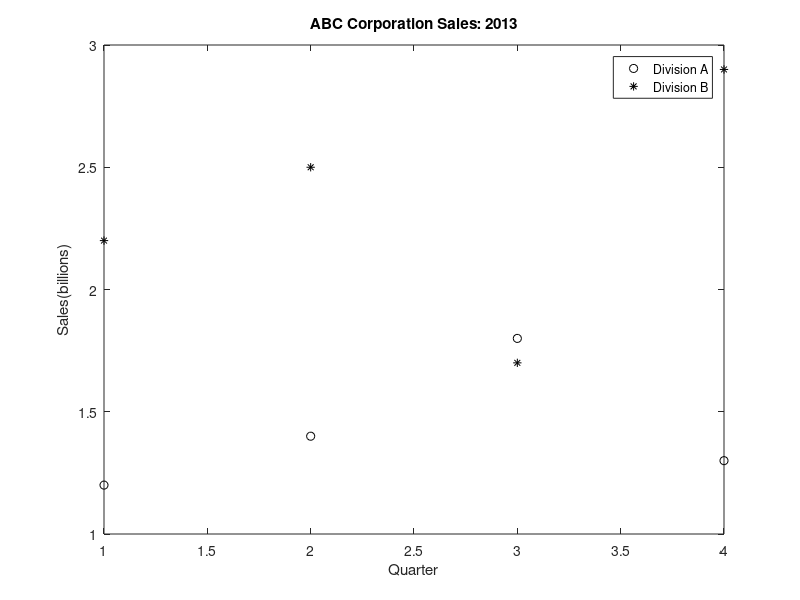
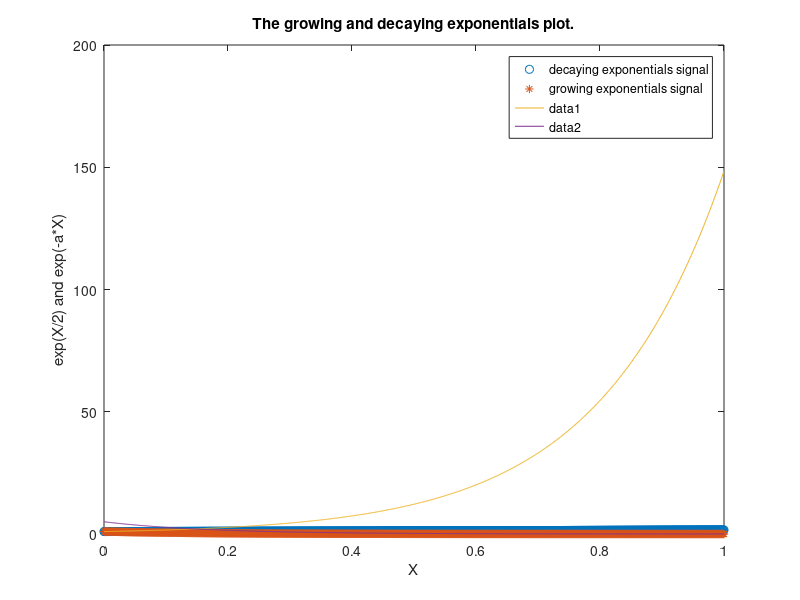
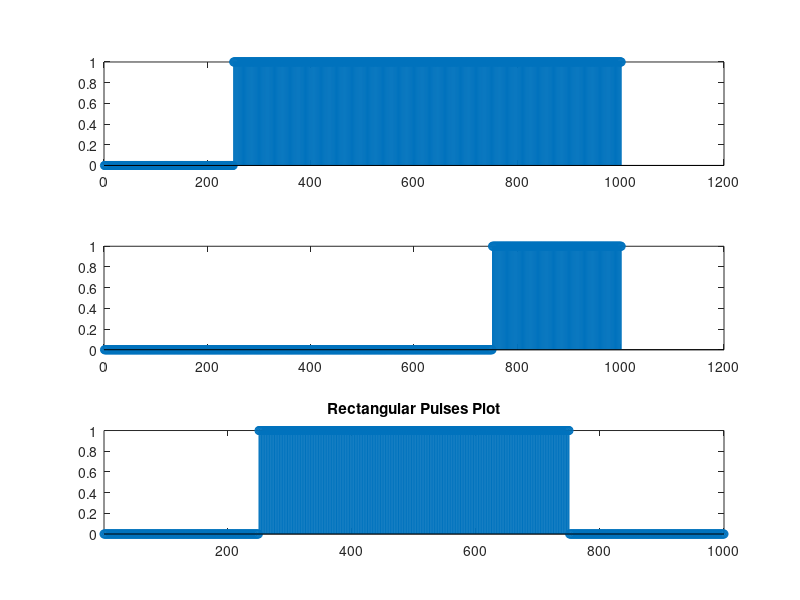

Reproduce these figures in MATLAB, in order.
%Prompt the ABC Corporation sales figures
% Read sales figures from a file and plot it
load salesfigs.dat
asales = salesfigs(1,:);
bsales = salesfigs(2,:);
plot(asales,'ko')
hold on
plot(bsales,'k*')
xlabel('Quarter')
ylabel('Sales(billions)')
title('ABC Corporation Sales: 2013')
legend('Division A', 'Division B')

%Exercise 1:
% Prompt the discrete waveforms of periodic signals
A=1
omega = pi/4;
n= -10:10;
x = A* square(omega*n)
figure, stem(n,x)
title('Square signal - Discrete waveform ')

%Exercise 2:
% Prompt the contin% Prompt the continuous the growing exponential signaluous the growing exponential signal
X = 0:0.001:1;
Y = exp(X/2);
plot(X,Y,'o')

% Prompt the continuous decaying exponentials signal
hold on
a = 6;
Z = exp(-a*X);
plot(X,Z ,'*');
legend('decaying exponentials signal', 'growing exponentials signal')
xlabel('X')
ylabel('exp(X/2) and exp(-a*X)')
title('The growing and decaying exponentials plot.')
B = 1;
a = 5;
timing = 0:0.001:1;
x = B*exp(a*timing);
plot(timing, x)
B = 5;
a = 6;
timing = 0:0.001:1;
x = B*exp(-a*timing);
plot(timing, x)

%Exercise 3:
t =-1:1/500:1
v1 = [zeros(1,250), ones(1,751)];
v2 = [zeros(1,751),ones(1,250)];
V = v1-v2
figure, subplot(3,1,1)
stem(v1)
subplot(3,1,2)
stem(v2)
subplot(3,1,3)
stem(V)
axis tight
title('Rectangular Pulses Plot')
